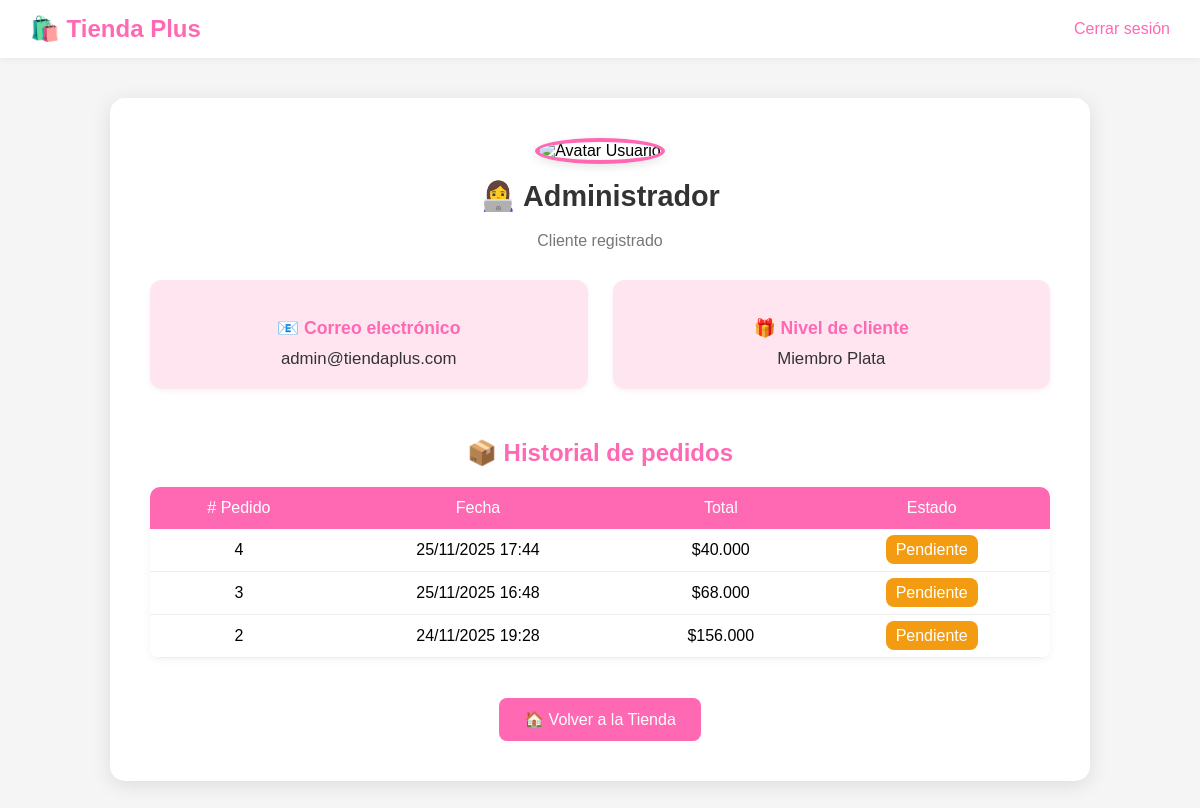
The app's page /web/perfil.php (signed in) with its own data.
### tables this page shows
CREATE TABLE `usuarios` (
  `id` int(11) NOT NULL,
  `nombre` varchar(100) NOT NULL,
  `email` varchar(100) NOT NULL,
  `password` varchar(255) DEFAULT NULL,
  `rol` enum('admin','cliente','administrador') DEFAULT 'cliente'
);

CREATE TABLE `pedidos` (
  `id` int(11) NOT NULL,
  `usuario_id` int(11) NOT NULL,
  `fecha` datetime DEFAULT current_timestamp(),
  `total` decimal(10,2) NOT NULL,
  `envio` decimal(10,2) DEFAULT 0.00,
  `estado` varchar(50) DEFAULT 'pendiente'
);

### web/perfil.php (the view, shortened to what this page needs)
<?php
$conn = new mysqli("localhost", "root", "", "TiendaPlus");
$usuario_id = $_SESSION['usuario_id'];
$stmt = $conn->prepare("SELECT nombre, email FROM usuarios WHERE id = ?");
$stmt->bind_param("i", $usuario_id);
$stmt->execute();
$result = $stmt->get_result();
$usuario = $result->fetch_assoc();
$pedidos = [];
$query = $conn->prepare("SELECT id, fecha, total, estado FROM pedidos WHERE usuario_id = ? ORDER BY fecha DESC");
$query->bind_param("i", $usuario_id);
$query->execute();
$res = $query->get_result();
while ($row = $res->fetch_assoc()) {
    $pedidos[] = $row;
}
?>
<!DOCTYPE html>
<html lang="es">
<head>
</head>
<body>
  <div class="header">
    <h2>🛍️ Tienda Plus</h2>
    <a href="logout.php">Cerrar sesión</a>
  </div>
  <div class="container">
    <div class="profile-header">
      <img src="https://cdn-icons-png.flaticon.com/512/3135/3135715.png" alt="Avatar Usuario">
      <h1>👩‍💻 <?= htmlspecialchars($usuario['nombre']) ?></h1>
      <p style="color:#777;">Cliente registrado</p>
    </div>
    <div class="profile-info">
      <div class="info-card">
        <h3>📧 Correo electrónico</h3>
        <p><?= htmlspecialchars($usuario['email']) ?></p>
      </div>
      <div class="info-card">
        <h3>🎁 Nivel de cliente</h3>
        <p>Miembro Plata</p>
      </div>
    </div>
    <div class="table-section">
      <h2>📦 Historial de pedidos</h2>
      <?php if (count($pedidos) > 0): ?>
      <table>
        <tr>
          <th># Pedido</th>
          <th>Fecha</th>
          <th>Total</th>
          <th>Estado</th>
        </tr>
        <?php foreach ($pedidos as $p): ?>
        <tr>
          <td><?= $p['id'] ?></td>
          <td><?= date("d/m/Y H:i", strtotime($p['fecha'])) ?></td>
          <td>$<?= number_format($p['total'], 0, ',', '.') ?></td>
          <td><span class="badge <?= strtolower($p['estado']) ?>"><?= ucfirst($p['estado']) ?></span></td>
        </tr>
        <?php endforeach; ?>
      </table>
      <?php else: ?>
        <p style="text-align:center; color:#555;">🕓 No tienes pedidos registrados todavía.</p>
      <?php endif; ?>
    </div>
    <a href="index.php" class="btn-back">🏠 Volver a la Tienda</a>
  </div>
</body>
</html>

### web/perfil.php (style rules this page uses)
:root { --rosa: #ff69b4; --rosa-claro: #ffe5f0; --gris: #f5f5f5; --texto: #333; }
body { font-family: 'Poppins', Arial, sans-serif; background: var(--gris); margin: 0; padding: 0; }
.header { background: white; padding: 15px 30px; box-shadow: 0 2px 8px rgba(0,0,0,0.05); display: flex; justify-content: space-between; align-items: center; }
.header h2 { color: var(--rosa); font-weight: 600; margin: 0; }
.header a { text-decoration: none; color: var(--rosa); font-weight: 500; }
.container { max-width: 900px; background: white; margin: 40px auto; padding: 40px; border-radius: 15px; box-shadow: 0 4px 20px rgba(0,0,0,0.1); }
.profile-header { text-align: center; margin-bottom: 30px; }
.profile-header img { width: 120px; height: 120px; border-radius: 50%; object-fit: cover; border: 4px solid var(--rosa); box-shadow: 0 3px 10px rgba(0,0,0,0.1); }
.profile-header h1 { color: var(--texto); margin-top: 15px; font-size: 1.8em; }
.profile-info { display: grid; grid-template-columns: 1fr 1fr; gap: 25px; margin-top: 30px; }
.info-card { background: var(--rosa-claro); padding: 20px; border-radius: 12px; box-shadow: 0 2px 6px rgba(0,0,0,0.05); text-align: center; }
.info-card h3 { color: var(--rosa); font-size: 1.1em; margin-bottom: 10px; }
.info-card p { color: var(--texto); font-size: 1.05em; margin: 0; }
.table-section { margin-top: 50px; }
.table-section h2 { color: var(--rosa); text-align: center; margin-bottom: 20px; }
table { width: 100%; border-collapse: collapse; border-radius: 10px; overflow: hidden; box-shadow: 0 2px 10px rgba(0,0,0,0.05); }
th { background: var(--rosa); color: white; padding: 12px; text-align: center; font-weight: 500; }
td { padding: 12px; text-align: center; border-bottom: 1px solid #eee; }
.badge { padding: 6px 10px; border-radius: 8px; color: white; font-weight: 500; }
.badge.pendiente { background: #f39c12; }
.btn-back { display: block; width: fit-content; margin: 40px auto 0; background: var(--rosa); color: white; text-decoration: none; padding: 12px 25px; border-radius: 8px; font-weight: 500; transition: 0.3s; }

### records on screen
usuarios: nombre "Administrador", email "admin@tiendaplus.com"
pedidos: id "4", fecha "25/11/2025 17:44", total "40.000", estado "Pendiente"
pedidos: id "3", fecha "25/11/2025 16:48", total "68.000", estado "Pendiente"
pedidos: id "2", fecha "24/11/2025 19:28", total "156.000", estado "Pendiente"
